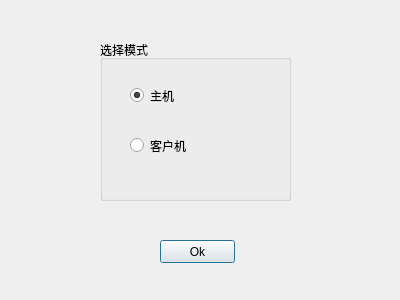
<?xml version="1.0" encoding="UTF-8"?>
<ui version="4.0">
 <class>chooseMode</class>
 <widget class="QDialog" name="chooseMode">
  <property name="geometry">
   <rect>
    <x>0</x>
    <y>0</y>
    <width>400</width>
    <height>300</height>
   </rect>
  </property>
  <property name="sizePolicy">
   <sizepolicy hsizetype="Fixed" vsizetype="Fixed">
    <horstretch>0</horstretch>
    <verstretch>0</verstretch>
   </sizepolicy>
  </property>
  <property name="windowTitle">
   <string>五子棋</string>
  </property>
  <widget class="QGroupBox" name="groupBox">
   <property name="geometry">
    <rect>
     <x>100</x>
     <y>40</y>
     <width>191</width>
     <height>161</height>
    </rect>
   </property>
   <property name="title">
    <string>选择模式</string>
   </property>
   <widget class="QRadioButton" name="radioButton">
    <property name="geometry">
     <rect>
      <x>30</x>
      <y>40</y>
      <width>131</width>
      <height>31</height>
     </rect>
    </property>
    <property name="text">
     <string>主机</string>
    </property>
    <property name="checked">
     <bool>true</bool>
    </property>
   </widget>
   <widget class="QRadioButton" name="radioButton_2">
    <property name="geometry">
     <rect>
      <x>30</x>
      <y>90</y>
      <width>131</width>
      <height>31</height>
     </rect>
    </property>
    <property name="text">
     <string>客户机</string>
    </property>
   </widget>
  </widget>
  <widget class="QPushButton" name="pushButton">
   <property name="geometry">
    <rect>
     <x>160</x>
     <y>240</y>
     <width>75</width>
     <height>23</height>
    </rect>
   </property>
   <property name="text">
    <string>Ok</string>
   </property>
  </widget>
 </widget>
 <resources/>
 <connections/>
</ui>
